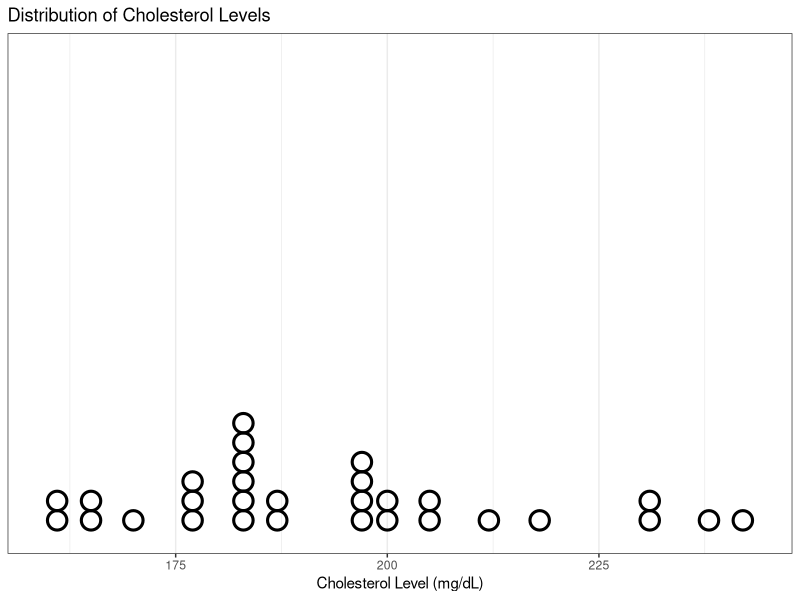

Reproduce this figure in R.
## ---- chunk 1
#| include: false
library(knitr)
library(ggplot2)
## ---- chunk 2
#| results: asis
#| classes: excel

library(readxl)
cholest.df <- read_excel("datasets/cholest.xlsx")
 
rbind(colnames(cholest.df), head(cholest.df, n = 14), rep("...", ncol(cholest.df))) |>
  kable(format = "html", row.names = TRUE, col.names = LETTERS[1:ncol(cholest.df)])
## ---- chunk 3
#| fig-dpi: 300
#| fig-height: 3.5
#| fig-width: 7
#| out-width: 90%
#| fig-align: center
#| fig-cap: "**Figure:** Distribution of 30 participants' cholesterol levels."

ggplot(cholest.df, aes(x = level)) +
  geom_dotplot(fill = NA, stroke = 3, colour = "black", binwidth = (max(cholest.df$level) - min(cholest.df$level)) / 25, dotsize = 0.7) + 
  scale_y_continuous(breaks = NULL) +
  labs(y = NULL, x = "Cholesterol Level (mg/dL)", title = "Distribution of Cholesterol Levels") +
  theme_bw()
